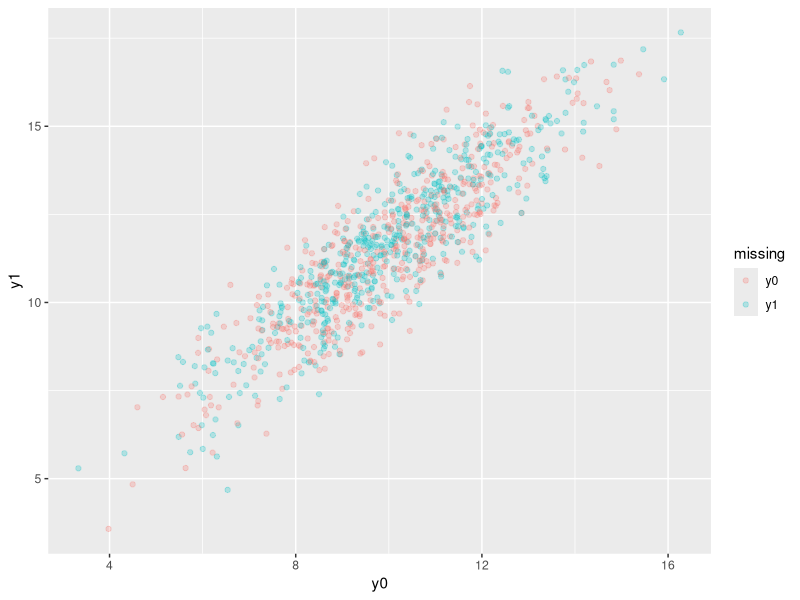
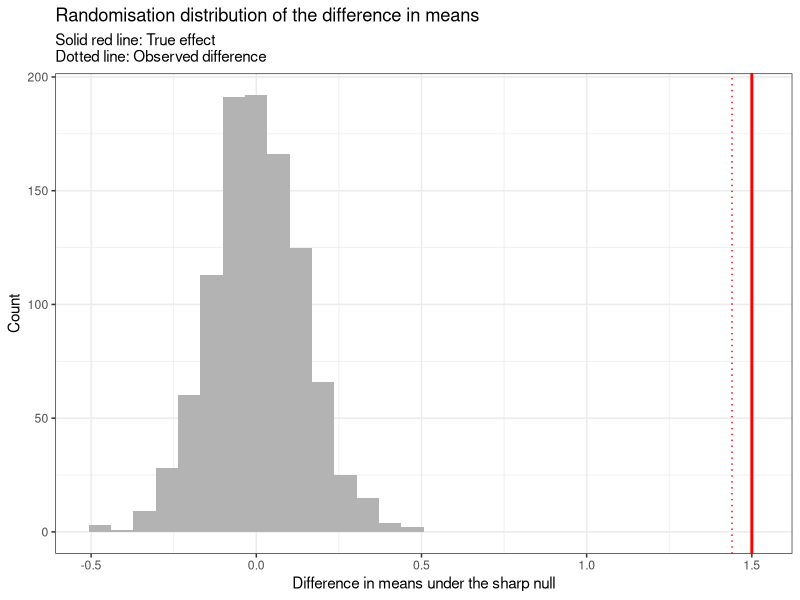
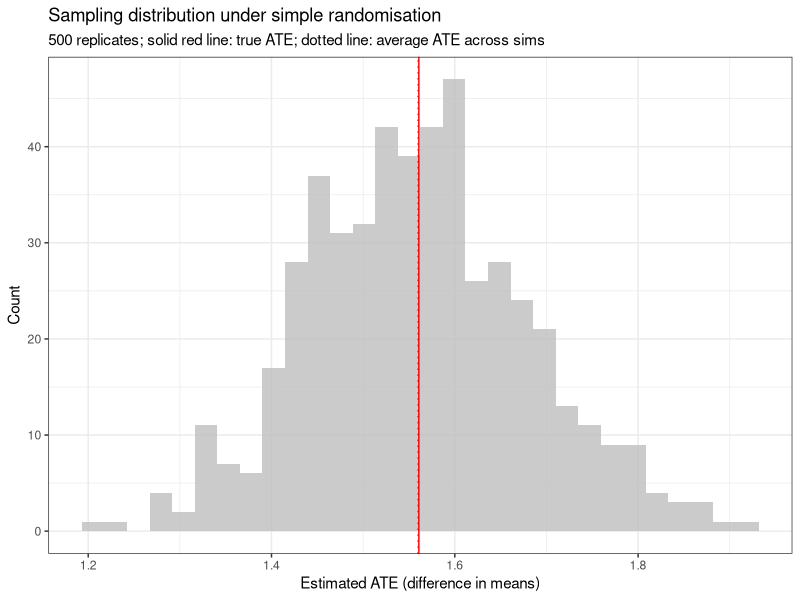
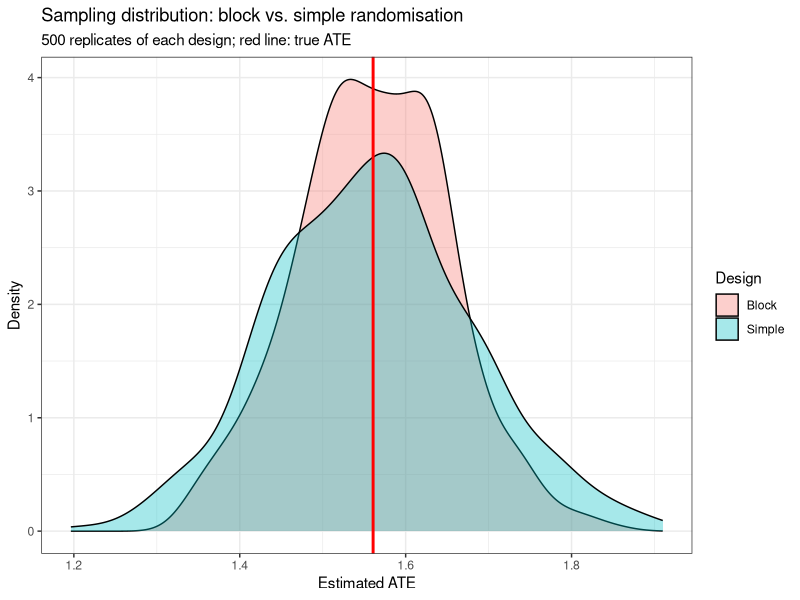
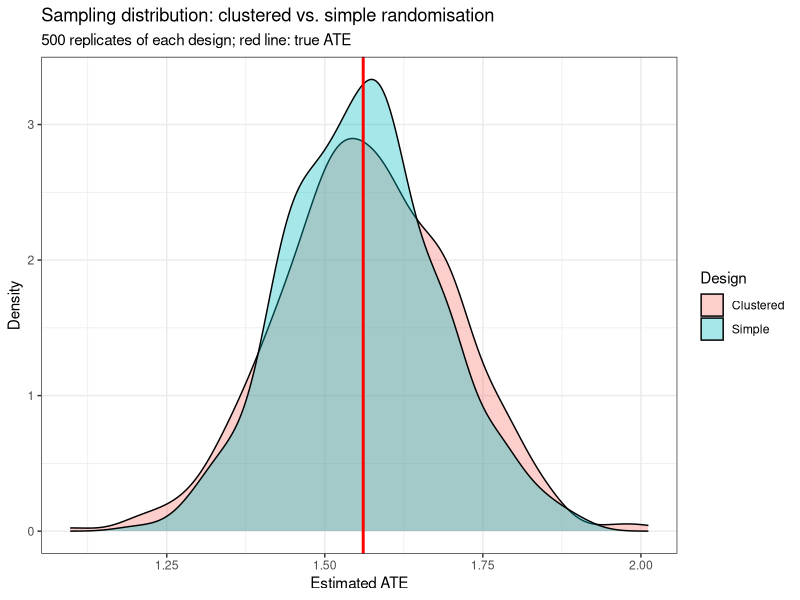

These charts were generated, in order, by the following R code:
## ---- chunk 1
# This is R code
# Code and results will be shown in the compiled document

# Set seed for reproducibility
set.seed(1492)

# Let's made a simple calculation
# assuming the following model
# Y0 ~ Norm(10,2)
# Y1 = Y0 + \tau + epsilon_i
# epsilon ~ Norm(0,1)
# tau = 1.5

n <- 1000 # we will create 1K cases
tau <- 1.5 # a treatment effect that is fixed for everyone
epsilon <- rnorm(n) # some "random noise"
y0 <- rnorm(n, mean = 10, sd = 2) # control PO, from normal distribution
y1 <- y0 + tau + epsilon # treated PO, control + treatment effect + noise

# Now, let's create one possible random assignment vector
# for a binary treatment with p=0.5
d <- rbinom(n, 1, 0.5)

# Let's create the observed outcome variable, using the switching equation
y <- y1*d+(1-d)*y0

## ---- chunk 2
# Simple plot example
# First, let's combine our data in a single data.frame

data <- data.frame(y1,y0,y,d)
data$missing <- ifelse(d==1, "y0","y1")

library(ggplot2) # Load ggplot2 package

# Create a scatterplot, highlighting observed vs missing outcomes
ggplot(data, aes(x = y0, y = y1, color = missing)) +
  geom_point(alpha = 0.25)
## ---- chunk 3

# Now, let's calculate the ATE
# These two ways are equivalent (why?)

mean(y1-y0)
mean(y1) - mean(y0)

# Now, let's approximate the ATE with a difference-in-means
# Think: why cannot we simply use mean(y1-y0 anymore?)
# Think: why does this ATEhat differs from the ATE calculated above?
# Think: is it still a good approximation?

mean(y[d==1]) - mean(y[d==0])
## ---- chunk 4
# Step 1: calculate the test statistic in the data we actually observed
# (difference in means between treated and control)
obs_diff <- mean(y[d == 1]) - mean(y[d == 0])
obs_diff

# Step 2: under the sharp null, the outcomes do not depend on d.
# So we keep y fixed and "re-randomise" the treatment many times.
# sample(d) shuffles the treatment vector: same number of treated
# units, but given to different people.

n_perm <- 1000 # number of re-randomisations we are running
perm_diff <- numeric(n_perm) # empty vector to store results (diff-in-means obtained in each randomisation)

for (i in 1:n_perm) {
  d_perm <- sample(d)                                       # a new hypothetical assignment
  perm_diff[i] <- mean(y[d_perm == 1]) - mean(y[d_perm == 0]) # same statistic as before
}

# Step 3: the p-value is the share of hypothetical assignments that
# produce a difference at least as extreme (in absolute value) as the observed one
p_value <- mean(abs(perm_diff) >= abs(obs_diff))
p_value
## ---- chunk 5
# Step 4: plot the permutation (randomisation) distribution
# and mark where our observed estimate falls
ggplot(data.frame(perm_diff), aes(x = perm_diff)) +
  geom_histogram(bins = 30, fill = "grey70") +
  geom_vline(xintercept = 1.5, color = "red", linewidth = 1) +
  geom_vline(xintercept = obs_diff, color = "red", linetype = "dotted") +
  labs(x = "Difference in means under the sharp null",
       y = "Count",
       title = "Randomisation distribution of the difference in means",
       subtitle = "Solid red line: True effect \nDotted line: Observed difference") +
  theme_bw()
## ---- chunk 6
set.seed(1492)

n_sims <- 500
true_ate <- mean(y1 - y0) # the estimand: known only because we simulated it

ate_simple <- numeric(n_sims) # empty vector to store estimates

for (i in 1:n_sims) {
  d_sim <- rbinom(n, 1, 0.5)               # 1. a new random assignment
  y_sim <- y1 * d_sim + (1 - d_sim) * y0   # 2. switching equation: what we would observe
  ate_simple[i] <- mean(y_sim[d_sim == 1]) - mean(y_sim[d_sim == 0]) # 3. estimate
}

# Summarise the sampling distribution
true_ate
mean(ate_simple) # average of the estimates: is the estimator unbiased?
sd(ate_simple)   # standard deviation of the estimates = the standard error
## ---- chunk 7
ggplot(data.frame(ate_simple), aes(x = ate_simple)) +
  geom_histogram(bins = 30, fill = "grey", alpha = 0.8) +
  geom_vline(xintercept = true_ate, color = "red") +
  geom_vline(xintercept = mean(ate_simple), color = "red", linetype = "dotted") +
  labs(x = "Estimated ATE (difference in means)",
       y = "Count",
       title = "Sampling distribution under simple randomisation",
       subtitle = "500 replicates; solid red line: true ATE; dotted line: average ATE across sims") + theme_bw()
## ---- chunk 8
set.seed(2025)

# Create a binary covariate that predicts the outcome:
# x = 1 for units with "high" control outcomes (plus some noise,
# so the covariate is predictive but not perfect)
x <- as.numeric(y0 + rnorm(n, sd = 1) > 10)

# Check that it is indeed predictive of the outcome
table(x)
tapply(y0, x, mean) # mean of Y(0) in each block

ate_block <- numeric(n_sims)

for (i in 1:n_sims) {
  d_sim <- numeric(n) # start with everyone in control

  # within each block, randomly choose half of the units to treat
  for (b in c(0, 1)) {
    units_in_block <- which(x == b)
    n_treat <- round(length(units_in_block) / 2)
    treated <- sample(units_in_block, n_treat)
    d_sim[treated] <- 1
  }

  y_sim <- y1 * d_sim + (1 - d_sim) * y0 # switching equation

  # estimate the ATE within each block, then average them,
  # weighting each block by its share of the sample
  ate_b0 <- mean(y_sim[d_sim == 1 & x == 0]) - mean(y_sim[d_sim == 0 & x == 0])
  ate_b1 <- mean(y_sim[d_sim == 1 & x == 1]) - mean(y_sim[d_sim == 0 & x == 1])
  ate_block[i] <- ate_b0 * mean(x == 0) + ate_b1 * mean(x == 1)
}

mean(ate_block)
sd(ate_block)
sd(ate_simple) # compare with simple randomisation
## ---- chunk 9
# Plot both sampling distributions together to compare them
sims <- data.frame(
  estimate = c(ate_simple, ate_block),
  design = rep(c("Simple", "Block"), each = n_sims)
)

ggplot(sims, aes(x = estimate, fill = design)) +
  geom_density(alpha = 0.35) +
  geom_vline(xintercept = true_ate, color = "red", linewidth = 1) +
  labs(x = "Estimated ATE",
       y = "Density",
       fill = "Design",
       title = "Sampling distribution: block vs. simple randomisation",
       subtitle = "500 replicates of each design; red line: true ATE") +
  theme_bw()
## ---- chunk 10
set.seed(2025)

# Assign each unit to one of 50 groups (20 units each), at random,
# so group membership is unrelated to the potential outcomes
n_groups <- 50
group <- sample(rep(1:n_groups, each = n / n_groups))
table(group)[1:5] # first few groups: 20 units each

ate_cluster <- numeric(n_sims)

for (i in 1:n_sims) {
  # 1. randomly choose half of the GROUPS to be treated
  treated_groups <- sample(1:n_groups, n_groups / 2)

  # 2. a unit is treated if its group was chosen
  d_sim <- as.numeric(group %in% treated_groups)

  # 3. switching equation and difference in means, as before
  y_sim <- y1 * d_sim + (1 - d_sim) * y0
  ate_cluster[i] <- mean(y_sim[d_sim == 1]) - mean(y_sim[d_sim == 0])
}

mean(ate_cluster)
sd(ate_cluster)
sd(ate_simple) # compare with simple randomisation
## ---- chunk 11
sims <- data.frame(
  estimate = c(ate_simple, ate_cluster),
  design = rep(c("Simple", "Clustered"), each = n_sims)
)

ggplot(sims, aes(x = estimate, fill = design)) +
  geom_density(alpha = 0.35) +
  geom_vline(xintercept = true_ate, color = "red", linewidth = 1) +
  labs(x = "Estimated ATE",
       y = "Density",
       fill = "Design",
       title = "Sampling distribution: clustered vs. simple randomisation",
       subtitle = "500 replicates of each design; red line: true ATE") +
  theme_bw()
